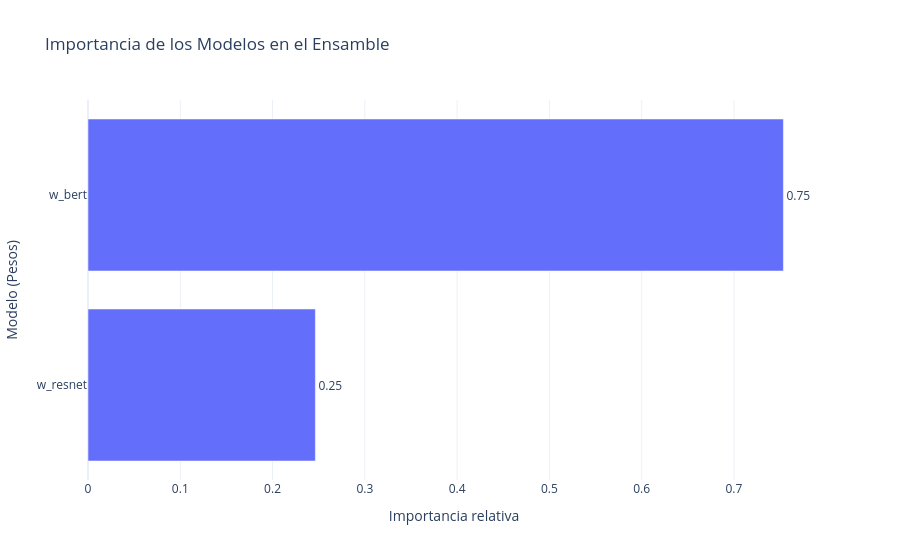

The notebook cell saved with this chart:
### Code cell
# Generar el gráfico de importancia de hiperparámetros (pesos)
fig = plot_param_importances(study_blend)

fig.update_layout(
    title="Importancia de los Modelos en el Ensamble",
    xaxis_title="Importancia relativa",
    yaxis_title="Modelo (Pesos)",
    template="plotly_white"
)

fig.show()

### Figure 1 — Plotly figure (JSON) as saved in the notebook; plotly's stock layout.template omitted (floating-point values rounded to 4 significant figures)
{"data": [{"cliponaxis": false, "hovertemplate": ["w_resnet (FloatDistribution): 0.24640591144294294<extra></extra>", "w_bert (FloatDistribution): 0.753594088557057<extra></extra>"], "name": "Objective Value", "orientation": "h", "text": ["0.25", "0.75"], "textposition": "outside", "type": "bar", "x": [0.2464, 0.7536], "y": ["w_resnet", "w_bert"]}], "layout": {"title": {"text": "Importancia de los Modelos en el Ensamble"}, "xaxis": {"title": {"text": "Importancia relativa"}}, "yaxis": {"title": {"text": "Modelo (Pesos)"}}}}
